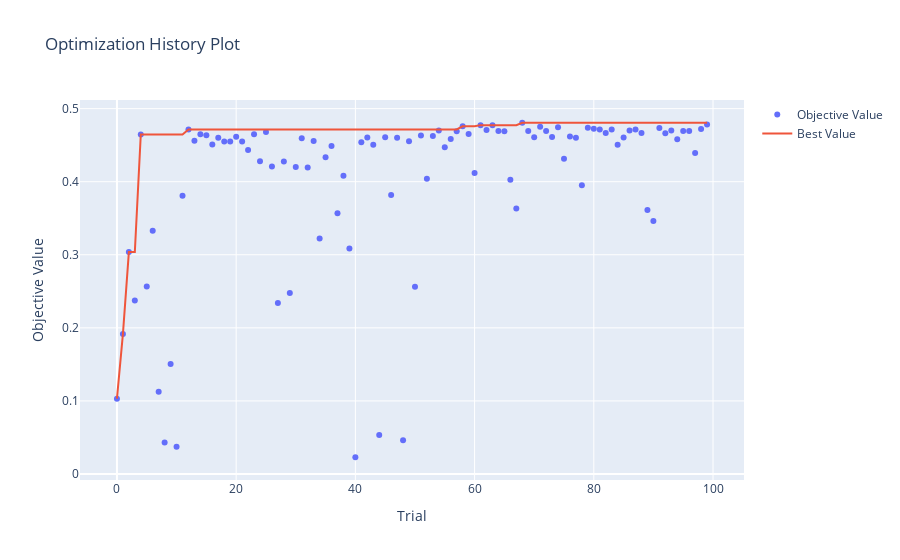

Notebook code for this chart:
### Code cell
# Plot optimization history
plot_optimization_history(study)
